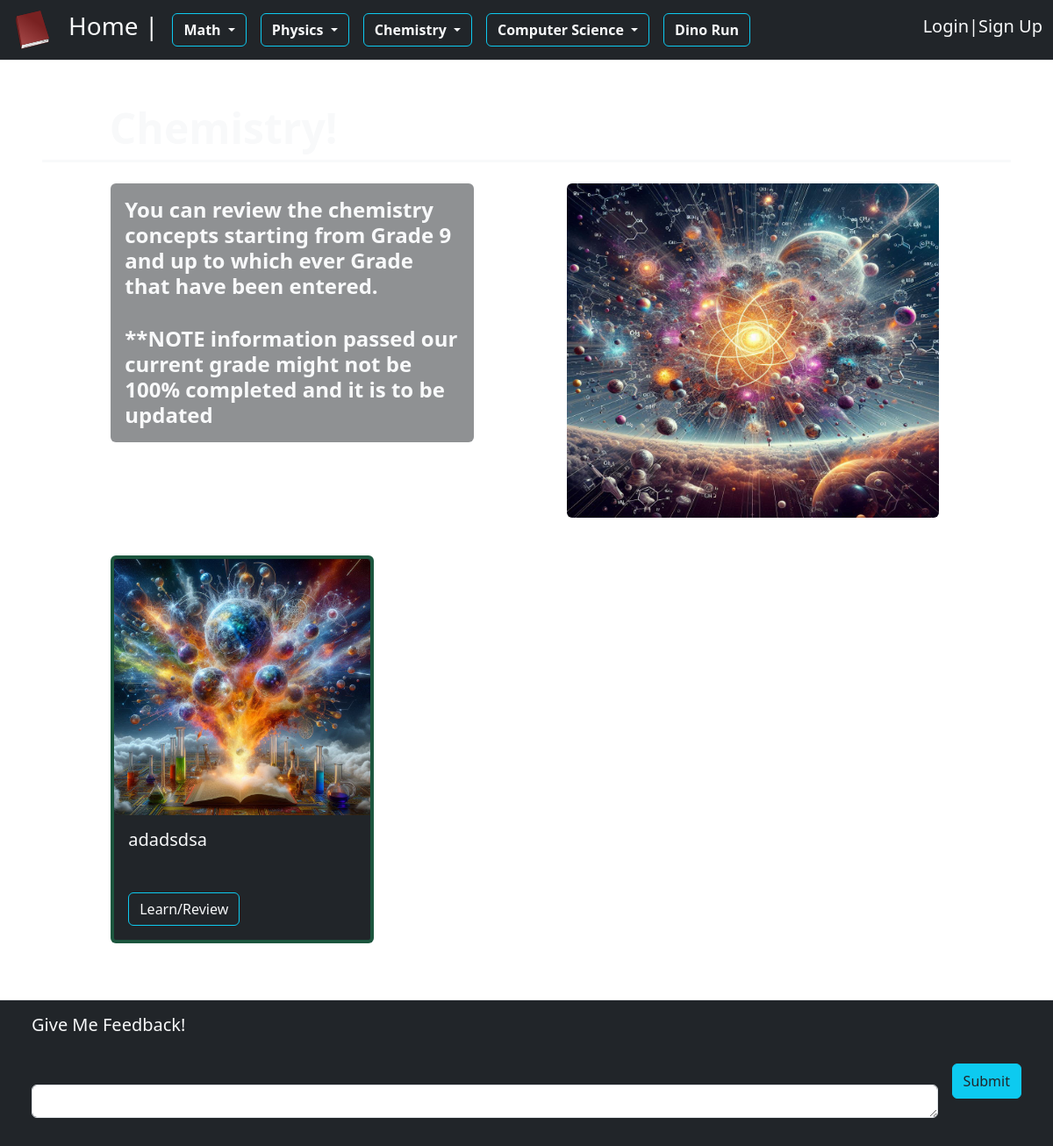
The page /chemistry on the database its author committed.
### study_app/models.py (models this page shows, shortened)
class ChemMain(models.Model):
    title = models.CharField(max_length=100)
    date_added = models.DateTimeField(auto_now_add=True)
    image = models.ImageField(upload_to="images/")

### study_app/views.py (the view, shortened to what this page needs)
# urls.py: path("chemistry", views.chemistry, name="chemistry"),
def chemistry(request):
    if request.method != "POST":
        math_grades = MathMain.objects.all().order_by('date_added')
        physics_grades = PhysicsMain.objects.all().order_by('date_added')
        chem_grades = ChemMain.objects.all().order_by('date_added')
        compsci_grades = CompSciMain.objects.all().order_by('date_added')
        feedback_form = FeedbackForm()
        chem_main_form = ChemMainForm()
    context = {
        "math_grades": math_grades,
        "physics_grades": physics_grades,
        "chem_grades": chem_grades,
        "compsci_grades": compsci_grades,
        "feedback_form": feedback_form,
        "chem_main_form": chem_main_form
    }
    return render(request, "chemistry.html", context)

### study_app/forms.py
class FeedbackForm(forms.ModelForm):
    class Meta:
        model = Feedback
        fields = ["feedback"]
        labels = {"feedback":""}
        widgets = {'feedback': forms.Textarea(attrs={'rows': 1})}

class ChemMainForm(forms.ModelForm):
    class Meta:
        model = ChemMain
        fields = ["title", "image"]

### study_app/templates/chemistry.html (shortened to what this page needs)
<!DOCTYPE html>
{% extends './base.html' %}
{% load static %}
{% load bootstrap5 %}
    {% block header %}
    <link rel="stylesheet" href="{% static 'chem.css' %}">
    {% endblock header %}
{% block content %}
<div class="text-left" style="padding: 4%;">
    <div class="container border-bottom border-3 border-light mb-4">
        <h1 class="display-5 fw-bold text-light" style="margin-left: 6%;">
        </h1>
    </div>
    <div class="row" style="margin-left: 6%">
      <div class="col-sm-5 mb-3 mb-sm-0">
        <div class="card bg-dark border-0 bg-opacity-50">
          <div class="card-body">
            <h4 class="card-text fw-bold text-light">
                You can review the chemistry concepts starting from Grade 9 and up to which ever Grade
                that have been entered.
            </h4>
            <br>
            <h4 class="card-text fw-bold text-light">
                **NOTE information passed our current grade might not be 100% completed and it is
                to be updated
            </h4>
          </div>
        </div>
      </div>
      <div class="col-sm-7">
          <img src="{% static 'images/chemistry_image.jpg' %}" class="rounded mx-auto d-block" alt="..." style="height: 90%; width: 72%;">
      </div>
    </div>
    <div class="row" style="margin-left: 6%; margin-right: 6%;">
      {% for grade in chem_grades %}
      <div class="col-sm-4 mb-3">
        <div class="card bg-dark border border-4 border-success" style="--bs-border-opacity: .5;">
          <img src="{{ grade.image.url }}" class="card-img-top" alt="{{ grade.title }}">
          <div class="card-body">
            <h5 class="card-title text-light mb-5">{{ grade.title }}</h5>
            <a href="{% url 'main:study_chemistry' grade.id %}" class="btn btn-outline-info text-light">Learn/Review</a>
          </div>
        </div>
      </div>
      {% endfor %}
    </div>
</div>
{% endblock content %}

### rows shown on the page
ChemMain: image (picture), title "adadsdsa"
